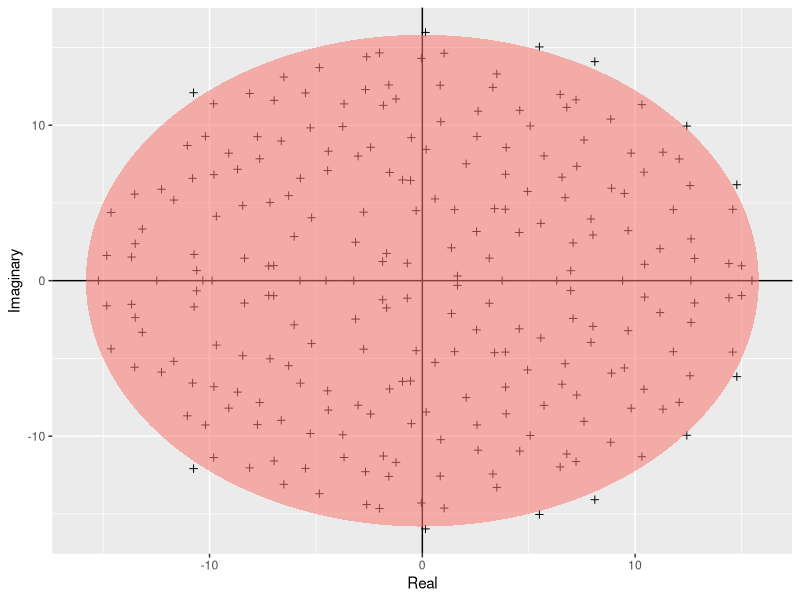

Reproduce this figure in R.

require(ggplot2)

build_ellipse <- function(hradius, vradius){ # function that returns an ellipse
  npoints = 250
  a <- seq(0, 2 * pi, length = npoints + 1)
  x <- hradius * cos(a)
  y <- vradius * sin(a)  
  return(data.frame(x = x, y = y))
}

N <- 250 # Assign size of the matrix

M <- matrix(rnorm(N * N), N, N) # Build the matrix

eigvals <- eigen(M)$values # Find the eigenvalues

eigDF <- data.frame("Real" = Re(eigvals), "Imaginary" = Im(eigvals)) # Build a dataframe

my_radius <- sqrt(N) # The radius of the circle is sqrt(N)

ellDF <- build_ellipse(my_radius, my_radius) # Dataframe to plot the ellipse

names(ellDF) <- c("Real", "Imaginary") # rename the columns

# plot the eigenvalues
pdf("../results/Girko.pdf")
p = ggplot(eigDF, aes(x = Real, y = Imaginary))
p = p +
  geom_point(shape = I(3)) +
  theme(legend.position = "none")
# now add the vertical and horizontal line
p = p + geom_hline(aes(yintercept = 0))
p = p + geom_vline(aes(xintercept = 0))
# finally, add the ellipse
p = p + geom_polygon(data = ellDF, aes(x = Real, y = Imaginary, alpha = 1/20, fill = "red"))
print(p)
graphics.off();